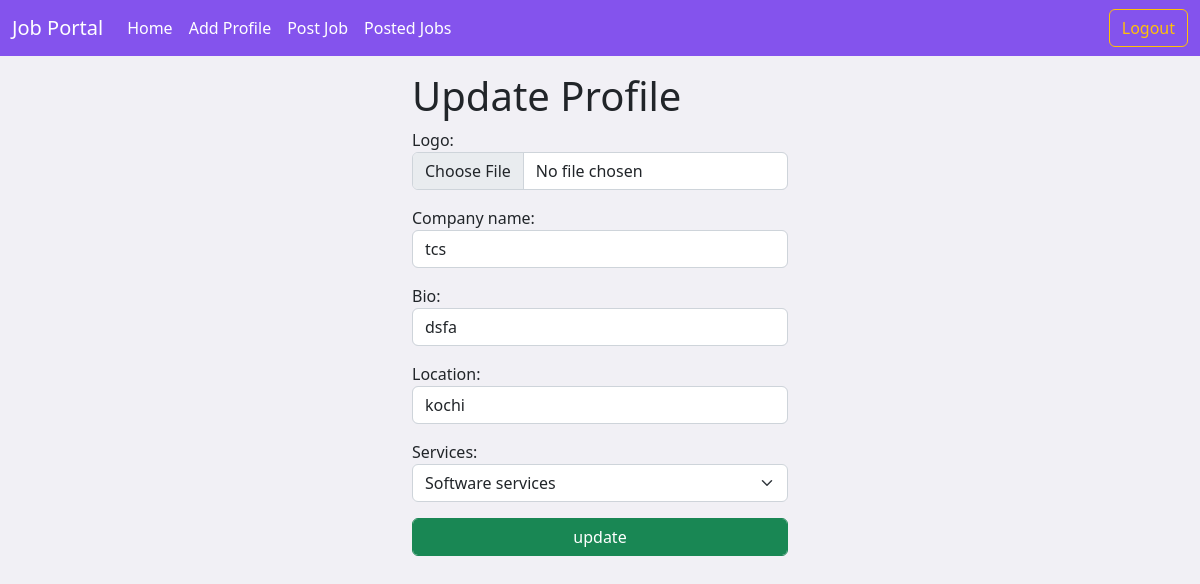
Screenshot of /employer/profile/update/1 (signed in) with the database file from the repository.
### employer/models.py (models this page shows)
class EmployerProfile(models.Model):
    user = models.OneToOneField(User, on_delete=models.CASCADE, related_name="employer")
    logo = models.ImageField(upload_to="images")
    company_name = models.CharField(max_length=120)
    bio = models.CharField(max_length=120)
    location = models.CharField(max_length=120)
    options = (
        ("Software services", "Software services"),
        ("Training services", "Training services"),
        ("Consulting services", "Consulting services"),
        ("Security services", "Security services"),
        ("Marketing services", "Marketing services")
    )
    services = models.CharField(max_length=30, choices=options)

### employer/views.py (the view, shortened to what this page needs)
# urls.py: path("profile/update/<int:id>", views.EmployerProfileUpdateView.as_view(), name="emp-profupdate"),
@method_decorator(signin_required, name="dispatch")
class EmployerProfileUpdateView(UpdateView):
    model = EmployerProfile
    template_name = "emp-updateprofile.html"
    form_class = EmployerProfileForm
    success_url = reverse_lazy("emp-home")
    pk_url_kwarg = "id"

### employer/forms.py
class EmployerProfileForm(forms.ModelForm):
    class Meta:
        model = EmployerProfile
        exclude = ("user",)
        widgets = {
            "logo": forms.FileInput(attrs={"class": "form-control"}),
            "company_name": forms.TextInput(attrs={"class": "form-control"}),
            "bio": forms.TextInput(attrs={"class": "form-control"}),
            "location": forms.TextInput(attrs={"class": "form-control"}),
            "services": forms.Select(attrs={"class": "form-select"})
        }

### employer/templates/emp-updateprofile.html (shortened to what this page needs)
{%extends 'base_emp.html'%}
{%block body_block%}
<div class="container-fluid mt-3">
  <div class="row">
    <div class="col-4"></div>
    <div class="col-4">
      <form action="" method="post" enctype="multipart/form-data">
        <h1>Update Profile</h1>
        {{form.as_p}}
        <input class="form-control btn btn-success" type="submit" value="update">
      </form>
    </div>
    <div class="col-4"></div>
  </div>
</div>
{%endblock%}

### users/static/css/style.css (style rules this page uses)
body { height:100vh; background-color:#f1f0f5; }

### rows the page displays
EmployerProfile: company_name "tcs", bio "dsfa", location "kochi", services "Software services"
